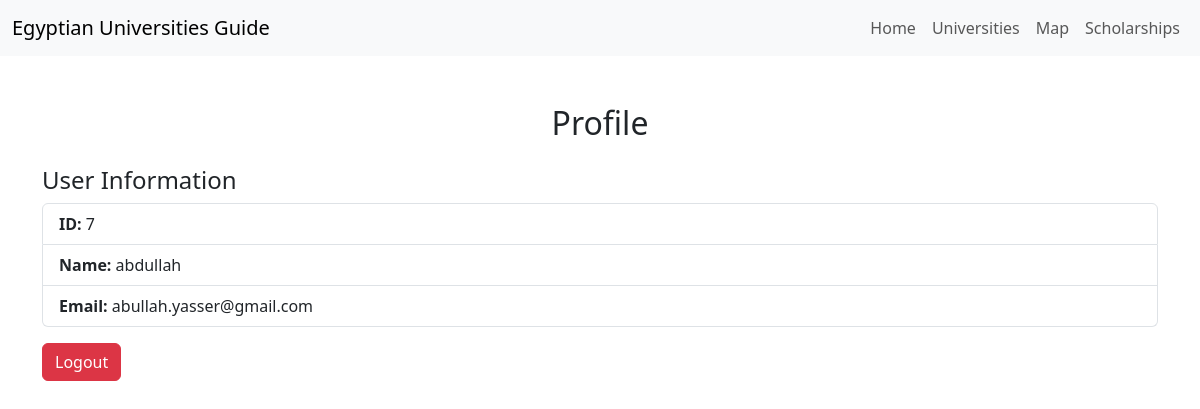
Screenshot of /profile/7 (signed in) with the database file from the repository.
### pages/models.py (models this page shows, shortened)
class User(AbstractBaseUser, PermissionsMixin):
    userID = models.AutoField(primary_key=True)
    name = models.CharField(max_length=250)
    email = models.EmailField(unique=True)
    is_active = models.BooleanField(default=True)
    is_staff = models.BooleanField(default=False)
    reports = models.TextField(default="", blank=True)
    latitude = models.FloatField(null=True, blank=True)
    longitude = models.FloatField(null=True, blank=True)
    objects = CustomUserManager()
    USERNAME_FIELD = 'email'
    REQUIRED_FIELDS = ['name']
    """
    user1 = User.objects.create(userID = 1, name = "Abdullah", email = "abullah.yasser@gmail.com", password = "11223344")
    user2 = User.objects.create(userID = 2, name = "Ahmed Khalid", email = "ahmed.khalid@gmail.com", password = "44332211")
    user3 = User.objects.create(userID = 3, name = "Esraa Samir", email = "esraa.samir@gmail.com", password = "12341234")
    user4 = User.objects.create(userID = 4, name = "Mohamed Ali", email = "mohamed.ali@gmail.com", password = "12123434")
    """
    """
    uni1 = University.objects.create(universityID=101, name="Cairo University", location="Giza, Egypt", about="Cairo University is a public university in Egypt.", website="https://www.cairouni.com", ranking= 1, short_description = 'One of the best universities in Egypt')
    uni2 = University.objects.create(universityID=102, name="Ain Shams University", location="Ain Shams, Egypt", about="Ain Shams is a public university in Egypt.", website="https://www.asuuni.com", ranking= 2, short_description = "A prestigious university in Egypt")
    uni3 = University.objects.create(universityID=103, name="Helwan University", location="Helwan, Egypt", about="Helwan University is a public university in Egypt.", website="https://www.helwanuni.com", ranking= 3, short_description = 'A well-known University in Egypt')
    uni4 = University.objects.create(universityID=104, name="Mansoura University", location="Dakahlia, Egypt", about="Mansoura University is a public university in Egypt.", website="https://www.mansourauni.com", ranking= 4, short_description = 'One of the finest educational universities')
    """
    """
    scho1 = Scholarship.objects.create(about = "This scholarship is awarded to people with academic excellence.", amount = 50.0, scholarshipID = "11", name = "Undergraduate Merit Scholarship", short_description = "Awarded to high-achieving students pursuing undergraduate degrees.")
    scho2 = Scholarship.objects.create(about = "This scholarship is awarded to people who want are seeking research studies after graduation.", amount = 75.0, scholarshipID = "12", name = "Graduate Research Scholarship", short_description = "Supports postgraduate students engaged in research activities.")
    scho3 = Scholarship.objects.create(about = "This scholarship is awarded to people who aim to study abroad for a semester or more.", amount = 20.0, scholarshipID = "13", name = "International Exchange Scholarship", short_description = "For students participating in international exchange programs.")
    scho4 = Scholarship.objects.create(about = "This scholarship is awarded to people who are interested in STEM subjects", amount = 100.0, scholarshipID = "14", name = "STEM Excellence Scholarship", short_description = "Encourages excellence in science, technology, engineering, and math.")

    "Search for scholarships by name, eligibility, or field..."

    """
    """
    <QuerySet [{'userID': 1, 'name': 'Abdullah Yasser Borai Ahmed Ismail', 'email': 'afd351@gasdhu', 'password': 'daf3125321', 'reports': ''},
    {'userID': 2, 'name': 'Abdullah Yasser Borai Ahmed Ismail', 'email': 'a.yasser2208@nu.edu.eg', 'password': '1341gdst32151h', 'reports': ''},
      {'userID': 3, 'name': 'Abdullah Yasser Borai Ahmed Ismail', 'email': 'abdullahyasser401@gmail.com', 'password': '4632htiy468644', 'reports': ''}]>



    """

### pages/views.py (the view)
# urls.py: path('profile/<int:user_id>', views.profile, name='profile'),
@login_required
def profile(request, user_id):
    user = get_object_or_404(User, userID=user_id)  # Fetch the user by ID
    context = {
        'user': user,
    }
    return render(request, 'profile.html', context)

### pages/templates/profile.html (shortened to what this page needs)
<!DOCTYPE html>
<html lang="en">
<head>
    <link href="https://cdn.jsdelivr.net/npm/bootstrap@5.3.0-alpha3/dist/css/bootstrap.min.css" rel="stylesheet">
</head>
<body>
    <nav class="navbar navbar-expand-lg navbar-light bg-light">
        <div class="container-fluid">
            <a class="navbar-brand" href="{%url 'index'%}">Egyptian Universities Guide</a>
            <div class="collapse navbar-collapse" id="navbarNav">
                <ul class="navbar-nav ms-auto">
                    <li class="nav-item"><a class="nav-link" href="{%url 'index'%}">Home</a></li>
                    <li class="nav-item"><a class="nav-link" href="{%url 'universities'%}">Universities</a></li>
                    <li class="nav-item"><a class="nav-link" href="#">Map</a></li>
                    <li class="nav-item"><a class="nav-link" href="{%url 'scholarships'%}">Scholarships</a></li>
                </ul>
            </div>
        </div>
    </nav>
    <div class="container mt-5">
        <h2 class="text-center">Profile</h2>
        <div id="profileInfo" class="mt-4">
            <h4>User Information</h4>
            <ul class="list-group">
                <li class="list-group-item"><strong>ID:</strong> {{ user.userID }}</li>
                <li class="list-group-item"><strong>Name:</strong> {{ user.name }}</li>
                <li class="list-group-item"><strong>Email:</strong> {{ user.email }}</li>
            </ul>
        </div>
        <button id="logoutBtn" class="btn btn-danger mt-3" onclick="event.preventDefault(); document.getElementById('logout-form').submit();">Logout</button>
    </div>
</body>
</html>

### rows the page displays
User: userID "7", name "abdullah", email "abullah.yasser@gmail.com"
